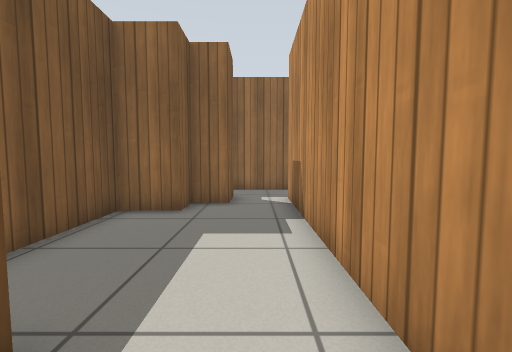
view 1 (above)

14 first-person views from a walk through a Gazebo world. The camera is 0.72 m above the floor, tilts 4° down and sees 90° across. Floor lines are 1 m apart. The floor is counted in squares, 0.5 m on a side. Each view is taken from the middle of a square. On the plan, view 1 faces up. The plan holds only what a view shows up to about 13 squares ahead; the rest is blank. Simple patterns stand in for the simulator's built-in surfaces.

view 2
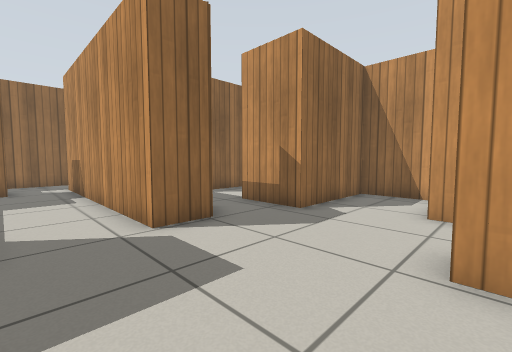

view 3
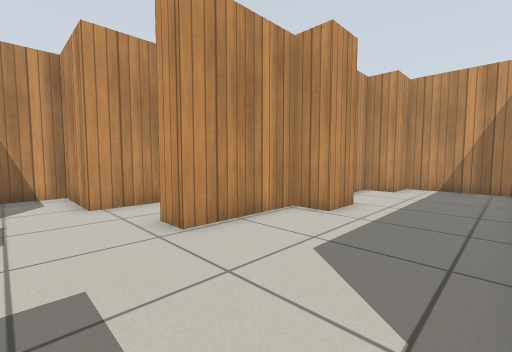

view 4
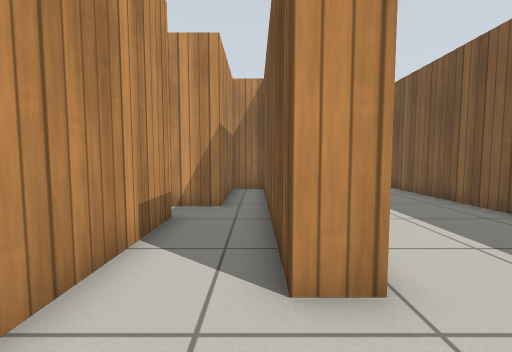

view 5
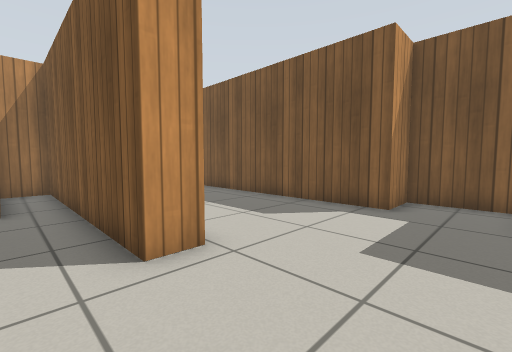

view 6
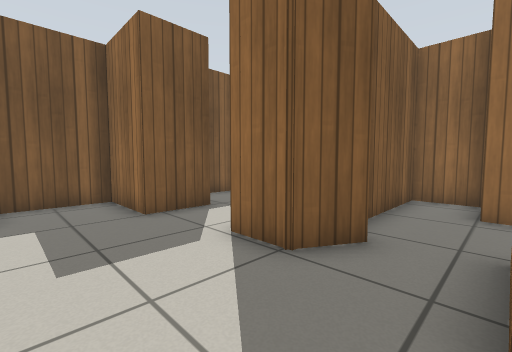

view 7
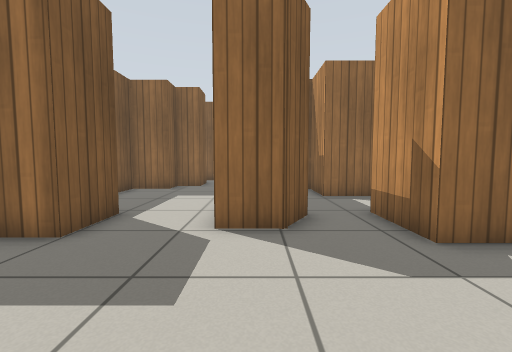

view 8
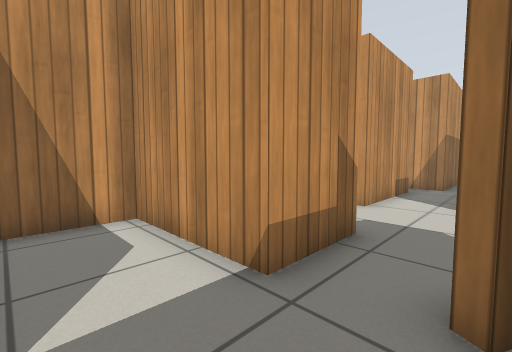

view 9
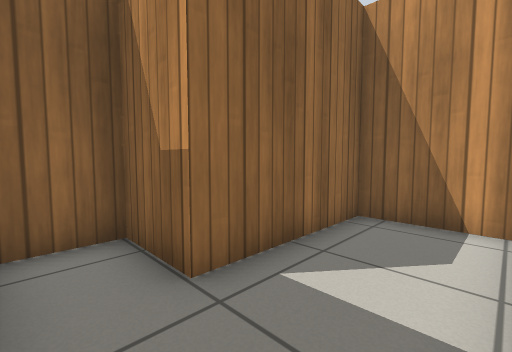

view 10
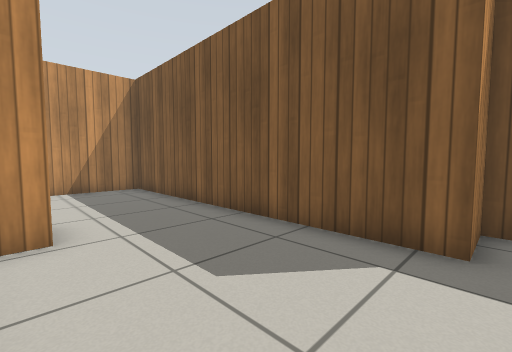

view 11
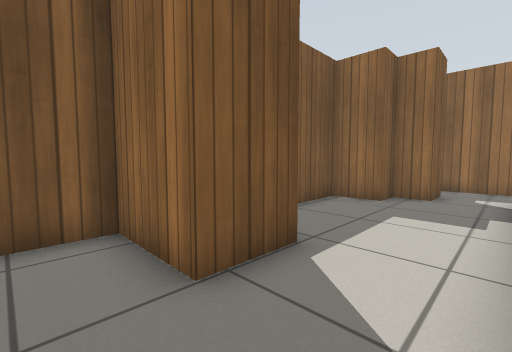

view 12
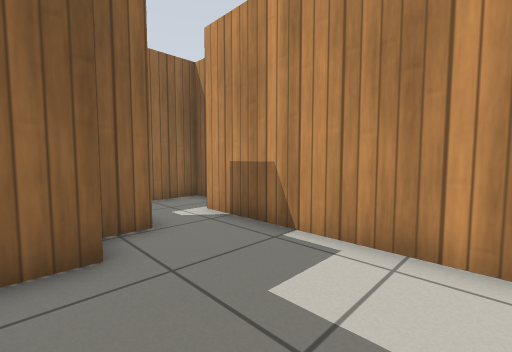

view 13
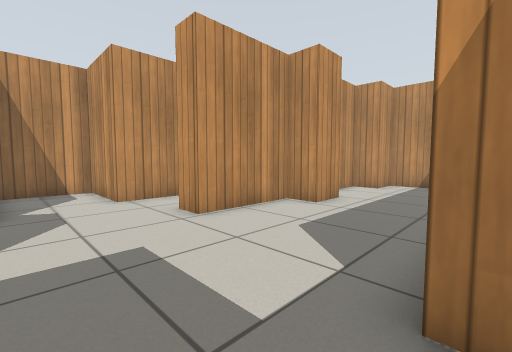

view 14
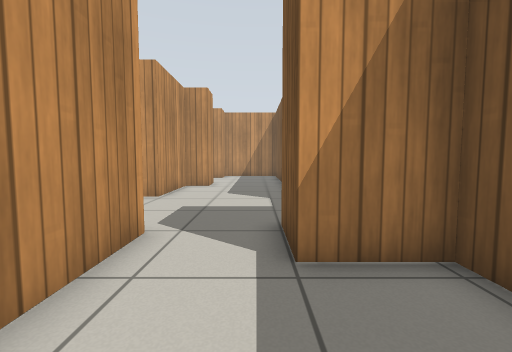

### Floor plan
Points are (right, up) in squares from view 1. A wall is a line through its corners. A room is listed if a view was taken in it or the views show most of it. See-through windows are left out.
Room 1 (views 1, 2, 3, 7, 10, 11, 13)
walls: (1.4, -9.9) (1.4, -8.3) (2.6, -8.3) (2.6, -4.5) (3.6, -4.5); (2.6, 0.1) (1.2, 0.1) (1.2, 1.6); (-1.5, 1.6) (-1.5, -0.4) (-4.2, -0.4) (-4.2, -3.4) (-2.6, -3.4) (-2.6, -15.4) (1.4, -15.4) (1.4, -13.7) (2.6, -13.7) (2.6, -12)
ways out: opening at (3, -2) to room 2; opening at (-0.5, 1) to room 4
Room 2 (views 4, 5, 6)
walls: (3.6, -4.5) (3.6, -13.7) (5.1, -13.7) (5.1, -9.6) (6.6, -9.6); (6, -8.2) (6, -3.7) (9.2, -3.7) (9.2, -0.8) (5.1, -0.8) (5.1, 1.7); (3.4, 1.5) (2.6, 0.1)
ways out: opening at (3, -2) to room 1; opening at (4, 1) to room 3
Room 3 (views 8, 9)
walls: (5.1, 1.7) (9.2, 1.7) (9.2, 4.6) (4.6, 4.6) (4.6, 6.9) (2.7, 6.9) (2.7, 3)
ways out: opening at (4, 1) to room 2
Room 4 (views 12, 14)
walls: (-0.8, 9.7) (-0.8, 8.1) (-2, 8.1) (-2, 6.9) (-3.7, 6.9) (-3.7, 1.6) (-1.5, 1.6); (1.2, 1.6) (1.2, 9.3); (2.4, 10.9) (2.4, 11.6) (-1.2, 11.6)
ways out: opening at (-0.5, 1) to room 1

Where each view was taken, in squares from view 1:
view 1: 0 up, 0 right, facing up
view 2: 5 down, 1 left, facing up-right
view 3: 2 down, 2 left, facing down-right
view 4: 2 down, 4 right, facing down
view 5: 1 down, 5 right, facing down-left
view 6: 3 down, 5 right, facing up-left
view 7: 5 down, 2 right, facing up
view 8: 4 up, 3 right, facing down-right
view 9: 2 up, 3 right, facing up-right
view 10: 3 down, 2 right, facing down-left
view 11: 2 down, 1 right, facing up-left
view 12: 3 up, 3 left, facing up-right
view 13: 1 down, 3 left, facing down-right
view 14: 5 up, 1 left, facing down
